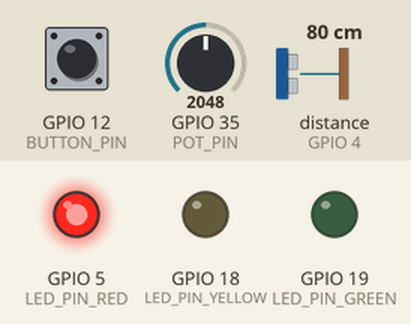
Recording of a program running on a simulated ESP32. Shown: output pins drawn as LEDs (lit = HIGH). The inputs (shaded band) are chosen by the test bench; at power-on: distance to the obstacle (sensor on GPIO 4) 80 cm, GPIO 12 (BUTTON_PIN) HIGH, GPIO 35 (POT_PIN) = 2048. The echo pulse lasts 58.3 µs per cm; WiFi joins after 1.5 s; servers stay silent unless stated; pins used as bus, display or sensor lines are not drawn; what the program prints to the serial monitor is not drawn.

Above: at 2.7 s.
2.8 s: distance to the obstacle (sensor on GPIO 4) set to 47 cm
13.1 s: distance to the obstacle (sensor on GPIO 4) set to 40 cm
At 21.73 s:
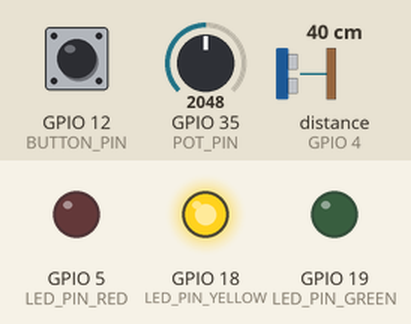
23.3 s: distance to the obstacle (sensor on GPIO 4) set to 60 cm
At 31.89 s:
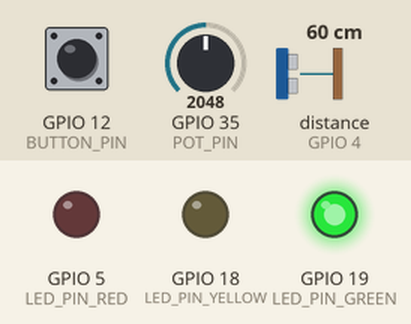
33.4 s: distance to the obstacle (sensor on GPIO 4) set to 35 cm
At 42.4 s:
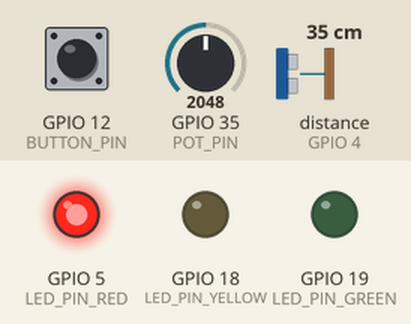
Timing chart, 0 to 43.9 s (numbered marks = the images above; inputs shaded):
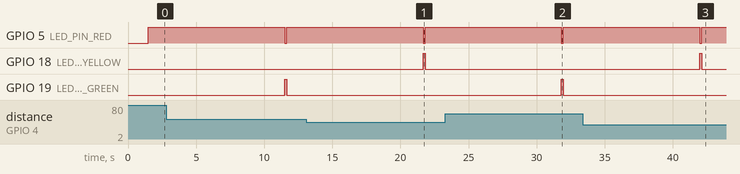

Measured:
- the behaviour switches between 44 and 43 cm on distance to the obstacle (sensor on GPIO 4) (found by bisection; images 0 and 1)
- after the input at 13.1 s, GPIO 18 (LED_PIN_YELLOW): LOW → HIGH after 8.6 s, → LOW 0.15 s later; GPIO 19 (LED_PIN_GREEN): stays LOW (without the input it goes to HIGH after 8.6 s)
- after the input at 23.3 s, GPIO 18 (LED_PIN_YELLOW): stays LOW (without the input it goes to HIGH after 8.5 s); GPIO 19 (LED_PIN_GREEN): LOW → HIGH after 8.5 s, → LOW 0.15 s later
- after the input at 33.4 s, GPIO 18 (LED_PIN_YELLOW): LOW → HIGH after 8.6 s, → LOW 0.15 s later; GPIO 19 (LED_PIN_GREEN): stays LOW (without the input it goes to HIGH after 8.6 s)

The program:

main.cpp
```cpp
#include <Arduino.h>
#include <WiFi.h>
#include <FirebaseESP32.h>

// Definir as credenciais do Wi-Fi
#define WIFI_SSID "UPE-Estudantes(UnL)"
#define WIFI_PASSWORD "OrgulhodeserUPE"

// Definir as credenciais do Firebase
#define DATABASE_URL "https://lixeirainteligente-d0a1f-default-rtdb.firebaseio.com/" // <databaseName>.firebaseio.com or <databaseName>.<region>.firebasedatabase.app
#define DATABASE_SECRET "gkXg8YMeqfiW2Cmgg8c2mshFK5C563pbLp2ZQ5q9"

// Definir pinos e variáveis globais
#define LED_PIN_RED 5
#define LED_PIN_YELLOW 18
#define LED_PIN_GREEN 19
#define TRIG_PIN 2
#define ECHO_PIN 4
#define BUTTON_PIN 12
#define POT_PIN 35

FirebaseData fbdo;
FirebaseAuth auth;
FirebaseConfig config;
unsigned long dataMillis = 0;
bool alertActive = false;
unsigned long alertStartMillis = 0;

void setup() {
    // Iniciar a comunicação serial
    Serial.begin(115200);

    // Configurar os pinos dos LEDs como saída
    pinMode(LED_PIN_RED, OUTPUT);
    pinMode(LED_PIN_YELLOW, OUTPUT);
    pinMode(LED_PIN_GREEN, OUTPUT);

    // Configurar os pinos do sensor ultrassônico
    pinMode(TRIG_PIN, OUTPUT);
    pinMode(ECHO_PIN, INPUT);

    // Configurar o pino do botão como entrada com pull-up interno
    pinMode(BUTTON_PIN, INPUT_PULLUP);

    // Configurar o pino do potenciômetro como entrada
    pinMode(POT_PIN, INPUT);

    // Conectar ao Wi-Fi
    WiFi.begin(WIFI_SSID, WIFI_PASSWORD);
    Serial.print("Connecting to Wi-Fi");
    while (WiFi.status() != WL_CONNECTED) {
        Serial.print(".");
        delay(300);
    }
    Serial.println();
    Serial.print("Connected with IP: ");
    Serial.println(WiFi.localIP());
    Serial.println();

    // Configurar o Firebase
    config.database_url = DATABASE_URL;
    config.signer.tokens.legacy_token = DATABASE_SECRET;

    Firebase.reconnectNetwork(true);
    fbdo.setBSSLBufferSize(4096, 4096); // Atualizado para usar dois argumentos
    Firebase.begin(&config, &auth);
}

long getDistance() {
    // Enviar pulso de 10us ao pino TRIG
    digitalWrite(TRIG_PIN, LOW);
    delayMicroseconds(2);
    digitalWrite(TRIG_PIN, HIGH);
    delayMicroseconds(10);
    digitalWrite(TRIG_PIN, LOW);

    // Ler o tempo do pulso ECHO em microsegundos
    long duration = pulseIn(ECHO_PIN, HIGH);

    // Calcular a distância em centímetros
    long distance = duration * 0.034 / 2;

    return distance;
}

void loop() {
    // Verificar se o botão foi pressionado
    if (digitalRead(BUTTON_PIN) == HIGH && !alertActive) {
        alertActive = true;
        alertStartMillis = millis();
        Serial.println("Botão pressionado. Alerta de coleta ativado.");

        // Acender o LED vermelho e enviar estado ao Firebase
        digitalWrite(LED_PIN_RED, HIGH);
        digitalWrite(LED_PIN_YELLOW, LOW);
        digitalWrite(LED_PIN_GREEN, LOW);
        if (Firebase.setString(fbdo, "/luz", "Vermelho aceso (alerta de coleta)")) {
            Serial.println("Estado de alerta enviado para o Firebase com sucesso");
        } else {
            Serial.printf("Falha ao enviar estado de alerta: %s\n", fbdo.errorReason().c_str());
        }
    }

    // Verificar se o alerta está ativo e o tempo de 10 segundos passou
    if (alertActive) {
        if (millis() - alertStartMillis < 10000) {
            return; // Manter o alerta ativo
        } else {
            alertActive = false;
            Serial.println("Alerta de coleta desativado.");
        }
    }

    // Verificar se já se passaram 2 segundos
    if (millis() - dataMillis > 2000) {
        dataMillis = millis();

        // Ler o valor do potenciômetro e mapear para a faixa de distância
        int potValue = analogRead(POT_PIN);
        long maxDistance = map(potValue, 0, 4095, 20, 100); // Mapeando de 20 cm a 100 cm

        // Obter a distância medida pelo sensor ultrassônico
        long distance = getDistance();
        Serial.print("Distância: ");
        Serial.print(distance);
        Serial.print(" cm, MaxDistância: ");
        Serial.print(maxDistance);
        Serial.println(" cm");

        // Determinar qual LED acender com base na distância
        if (distance <= maxDistance * 0.3) {
            digitalWrite(LED_PIN_RED, HIGH);
            digitalWrite(LED_PIN_YELLOW, LOW);
            digitalWrite(LED_PIN_GREEN, LOW);
            Serial.println("LED Vermelho aceso");
            if (Firebase.setString(fbdo, "/luz", "Vermelho aceso")) {
                Serial.println("Estado enviado para o Firebase com sucesso");
            } else {
                Serial.printf("Falha ao enviar estado: %s\n", fbdo.errorReason().c_str());
            }
        } else if (distance <= maxDistance * 0.7) {
            digitalWrite(LED_PIN_RED, LOW);
            digitalWrite(LED_PIN_YELLOW, HIGH);
            digitalWrite(LED_PIN_GREEN, LOW);
            Serial.println("LED Amarelo aceso");
            if (Firebase.setString(fbdo, "/luz", "Amarelo aceso")) {
                Serial.println("Estado enviado para o Firebase com sucesso");
            } else {
                Serial.printf("Falha ao enviar estado: %s\n", fbdo.errorReason().c_str());
            }
        } else {
            digitalWrite(LED_PIN_RED, LOW);
            digitalWrite(LED_PIN_YELLOW, LOW);
            digitalWrite(LED_PIN_GREEN, HIGH);
            Serial.println("LED Verde aceso");
            if (Firebase.setString(fbdo, "/luz", "Verde aceso")) {
                Serial.println("Estado enviado para o Firebase com sucesso");
            } else {
                Serial.printf("Falha ao enviar estado: %s\n", fbdo.errorReason().c_str());
            }
        }
    }
}
```
